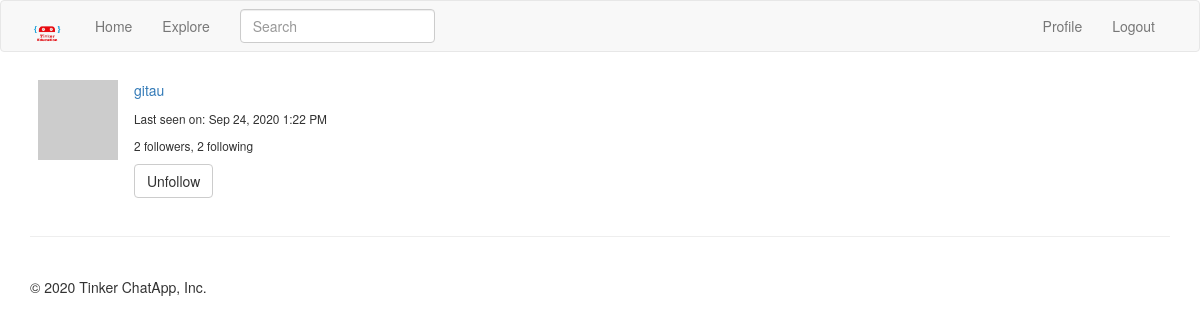
Before: /main/profile/gitau/popup (signed in) with the older database file.
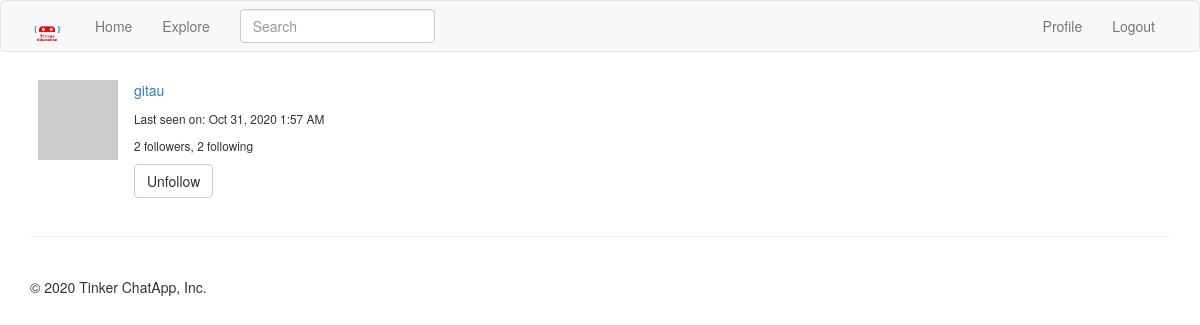
After: the same page with the newer database file.
### app/models.py (models this page shows, shortened)
class User( UserMixin ,db.Model):
    id = db.Column(db.Integer, primary_key = True)
    username = db.Column(db.String(64), unique = True, index = True)
    email = db.Column(db.String(120), unique = True, index = True)
    password_hash = db.Column(db.String(128))
    posts = db.relationship('Post', backref = 'author', lazy = 'dynamic')
    about_me = db.Column(db.String(140))
    last_seen = db.Column(db.DateTime, default = datetime.utcnow)
    followed = db.relationship(
        'User',
        secondary = followers,
        primaryjoin = (followers.c.follower_id == id),
        secondaryjoin = (followers.c.followed_id == id),
        backref = db.backref('followers', lazy = 'dynamic'),
        lazy = 'dynamic'
    )
    def avatar(self, size):
        digest = md5(self.email.lower().encode('utf-8')).hexdigest()
        return 'https://www.gravatar.com/avatar/{}?d=identicon&s={}'.format(digest, size)
    def is_following(self, user):
        return self.followed.filter(followers.c.followed_id == user.id).count() > 0

### app/main/routes.py (the view)
@bp.route('/profile/<username>/popup')
@login_required
def user_popup(username):
    user = User.query.filter_by(username=username).first_or_404()
    form = EmptyForm()
    return render_template('main/profile_popup.html', user=user, form=form)

### app/main/forms.py
class SearchForm(FlaskForm):
    q = StringField(_('Search'), validators = [DataRequired()])
    def __init__(self, *args, **kwargs):
        if 'formdata' not in kwargs:
            kwargs['formdata'] = request.args
        if 'csrf_enabled' not in kwargs:
            kwargs['csrf_enabled'] = False
        super(SearchForm, self).__init__(*args, **kwargs)

class EmptyForm(FlaskForm):
    submit = SubmitField('Submit')

### app/main/routes.py (called while the page is built)
@bp.before_app_request
def before_request():
    if current_user.is_authenticated:
        current_user.last_seen = datetime.utcnow()
        db.session.commit()
        g.search_form= SearchForm()
    g.locale = str(get_locale())

### app/models.py (called while the page is built)
@login.user_loader
def load_user(id):
    return User.query.get(int(id))

    @classmethod
    def before_commit(cls, session):
        session._changes = {
            'add': list(session.new),
            'update': list(session.dirty),
            'delete': list(session.deleted)
        }

### app/templates/main/profile_popup.html (shortened to what this page needs)
{% extends 'main/base.html' %}
{% import 'bootstrap/wtf.html' as wtf %}
{% block app_content %}
    <table class="table">
        <tr>
            <td width="64" style="border: 0px;"><img src="{{ user.avatar(64) }}"></td>
            <td style="border: 0px;">
                <p><a href="{{ url_for('main.profile', username=user.username) }}">{{ user.username }}</a></p>
                <small>
                    {% if user.last_seen %}
                    <p>{{ _('Last seen on') }}: {{ moment(user.last_seen).format('lll') }}</p>
                    {% endif %}
                    <p>
                        {{ _('%(count)d followers', count=user.followers.count()) }},
                        {{ _('%(count)d following', count=user.followed.count()) }}
                    </p>
                    {% if user != current_user %}
                        {% if not current_user.is_following(user) %}
                        <p>
                            <form action="{{ url_for('main.follow', username=user.username) }}" method="post">
                                {{ form.hidden_tag() }}
                                {{ form.submit(value=_('Follow'), class_='btn btn-default btn-sm') }}
                            </form>
                        </p>
                        {% else %}
                        <p>
                            <form action="{{ url_for('main.unfollow', username=user.username) }}" method="post">
                                {{ form.submit(value=_('Unfollow'), class_='btn btn-default btm-sm') }}
                            </form>
                        </p>
                        {% endif %}
                    {% endif %}
                </small>
            </td>
        </tr>
    </table>
{% endblock %}

Changed rows visible on the page:
changed User "gitau": last_seen "Sep 24, 2020 1:22 PM" → "Oct 31, 2020 1:57 AM"
